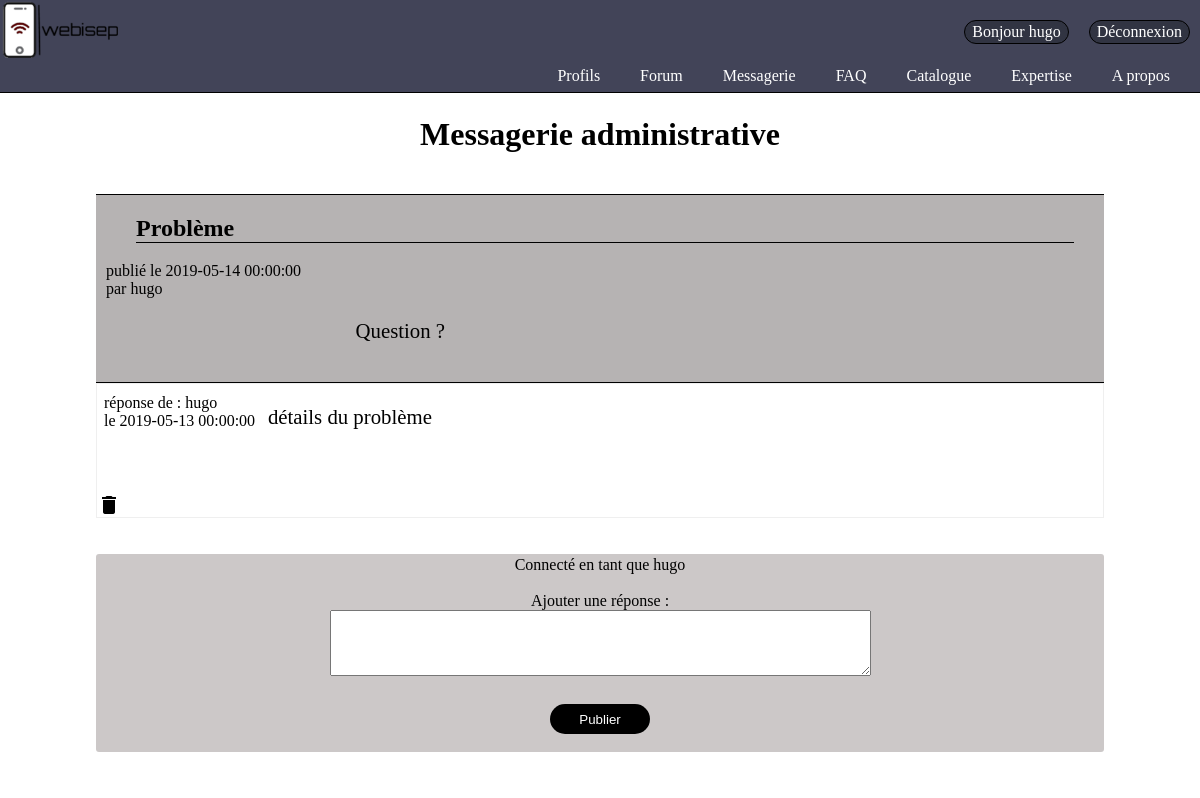
/index.php?action=messagerie&numbillet=1 (signed in), run on the app's committed database.
### tables this page shows
CREATE TABLE IF NOT EXISTS `billet` (
  `id_billet` int(11) NOT NULL AUTO_INCREMENT,
  `titre` text NOT NULL,
  `date_billet` datetime NOT NULL,
  `author` text NOT NULL,
  `Question` text NOT NULL,
  PRIMARY KEY (`id_billet`)
);

CREATE TABLE IF NOT EXISTS `messagerie` (
  `id` int(11) NOT NULL AUTO_INCREMENT,
  `date_message` datetime DEFAULT NULL,
  `reponse` text NOT NULL,
  `pseudo` text NOT NULL,
  `id_billet` int(11) DEFAULT NULL,
  PRIMARY KEY (`id`)
);

### controllers/controller.php (called while the page is built, shortened)
<?php
include "models/model.php";
function messagerie(){
  include"views/messagerie.php";
}
?>

### models/model.php (called while the page is built, shortened)
<?php
function affichProbleme($numbillet){
	$bdd=bdd();
	$request=$bdd-> prepare("SELECT* FROM billet WHERE author=? AND id_billet= ? ");
	$request->execute(array($_SESSION['pseudo'],$numbillet));
	return $request;
}
function affichAnswer($numbillet){
	$bdd=bdd();
	$reqReponse=$bdd -> prepare("SELECT * FROM messagerie JOIN billet ON messagerie.id_billet=billet.id_billet WHERE billet.id_billet=? ORDER BY messagerie.date_message");
	$reqReponse->execute(array($numbillet));
	return $reqReponse;
}
?>

### views/messagerie.php (the view, shortened to what this page needs)
<?php include("General.php");
?>
<html>
<head>
	<link rel="stylesheet" href="design/topic.css" />
</head>
<body>
	<div class="enemble">
		<?php  if(isset($_SESSION["admin"]) AND $_SESSION["admin"] == 1) { ?>
	<h1>Messagerie administrative </h1><br>
<?php }  else { ?>
	<h1>Messagerie de <?php echo $_SESSION['pseudo']; ?> </h1><br>
<?php } ?>
	<div class="probleme">
<?php
$numbillet=$_GET['numbillet'];
  $request=affichProbleme($numbillet);
  $reqReponse=affichAnswer($numbillet);
while ($liste=$request->fetch()) {?>
	<div class="topic">
		<h2><a><?php echo $liste['titre'] ?></a></h2>
		<a>publié le <?php echo $liste['date_billet'] ?></a><br>
		<a class="info">par <span><?php echo $liste['author'] ?></span></a><br>
		<p class="question"><?php
		echo $liste['Question'] ?></p><br>
	</div>
</div>
	<div class="totalmessage">
		<?php
		while ($listeMessage= $reqReponse -> fetch()) {?>
			<div class="message">
				<div class="gauche">
					<a>réponse de : <?php echo $listeMessage['pseudo'] ?><br> le <?php echo $listeMessage['date_message'] ?></a><br>
				</div>
				<div class="droite">
					<a><?php echo $listeMessage['reponse'] ?><br><br></a>
				</div>
				<?php
				$mID=$listeMessage['id'];
				if (isset($_SESSION['admin']) && ($_SESSION['admin'])==1) {
					?>
					<a class="delete" href="index.php?action=topic&numbillet=<?=$numbillet?>&deleteMessage=<?= $mID?>"><i class="material-icons">delete</i> </a>
				<?php } ?>
			</div>
		<?php }?>
	</div><br><br>
<?php
}
if(empty($_SESSION['id']))
{ ?>
	<br><p>Vous devez être connecter pour pouvoir répondre...</p>
	<?php
}
else{
?>
<div class="adminpart" align="center">
    <form method='POST' action="" ; >
    	<label>Connecté en tant que <?php echo $_SESSION['pseudo'] ?></label><br><br>
        <label for="reponse">Ajouter une réponse :</label><br>
        <textarea type="text" name="reponse" id="reponse" cols="65" rows="4" required></textarea><br><br>
        <input type="submit"  name='publier' class="publier" value="Publier" />
    </form>
</div><br>
</div>
<?php } ?>
</body>
</html>

### design/topic.css (style rules this page uses)
.probleme { border-top: 1px solid black; border-bottom: 1px solid black; padding-left: 10px; background-color: #76707087; font-family: Times, Times New Roman,sans-serif; }
.question { margin-left: 25%; font-size: 1.3em; }
.probleme h2 { border-bottom: 1px solid black; margin-right: 30px; margin-left: 30px; border-top-left-radius: 2px; border-top-right-radius:2px; }
.message { border: 1px solid #EEEE; font-family: Times, Times New Roman,sans-serif; }
.enemble { background-color: white; width: 84%; background-size:cover; background-repeat:no-repeat; background-attachment:fixed; margin-left: auto; margin-right: auto; }
.gauche { padding-left: 7px; padding-top: 10px; float: left; }
.droite { margin-left: 15%; padding:45px 20px 40px 20px; font-size: 1.3em; }
h1 { font-family: Bookman, URW Bookman L, serif; margin: 23px; text-align: center; }
.publier { display: block; background-color: black; color: white; border:none; margin-right: auto; margin-left: auto; width: 100px; height: 30px; border-radius: 100px; margin-top: 10px; }
.adminpart { background-color: #a49e9e8f; border-radius: 3px; padding-bottom: 2px; padding-top: 2px; }
.question { border-bottom: 2px; }
.droite { padding-top: 5px; margin-top: 16px; }
.delete { text-decoration: none; color: black; }

### data on the page
billet: titre "Problème", date_billet "2019-05-14 00:00:00", author "hugo", Question "Question ?"
messagerie: pseudo "hugo", date_message "2019-05-13 00:00:00", reponse "détails du problème"

### other printed values
$_SESSION['pseudo'] "hugo"
